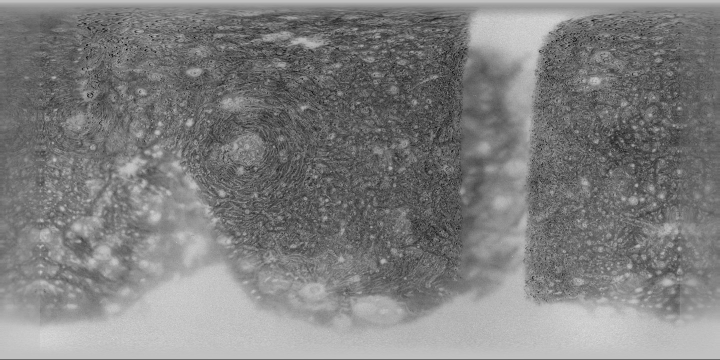
#> input picture assets/maps/callisto.jpg, 1440 x 720 px, given in place of mercury.jpg, which was not available (shown at 1/2 size)
$ python make_maps.py ../assets/maps/callisto.jpg
#> lines starting #> are read from the running program, lines starting #| are printed output that depends on the picture; pictures that were not available may be replaced by others from this repository, and a replacement may not be noted
# Builds assets/maps from 2048x1024 equirectangular source maps (Solar System Scope / NASA, CC BY 4.0).
# Usage: python3 tools/make_maps.py <source-dir> ; the sources are named <body>.jpg in that directory
# (mercury, venus, venus-clouds, mars, jupiter, saturn, uranus, neptune, earth-day, earth-night,
# earth-clouds, sun, moon, and eso0932a.jpg for the Milky Way), plus earth-relief.png (the land/relief map decoded from NASA's
# hypsometric map, the previous assets/maps/earth.png). Writes assets/maps/*.jpg and assets/maps/earth.png, and prints the
# cloud-map statistics that js/render3d.js uses (CLOUD_STATS).
import sys, os
import numpy as np
from PIL import Image, ImageFilter

SRC = sys.argv[1]
OUT = 'assets/maps'

def load(name, size=(2048, 1024)):
#> called with name = 'mercury', size = (2048, 1024)
    im = Image.open(os.path.join(SRC, name + '.jpg')).convert('RGB')
    if im.size != size: im = im.resize(size, Image.LANCZOS)
#> im: PIL image 2048x1024 RGB
    return np.asarray(im).astype(float) / 255

def lat_of(H):
    return 90 - (np.arange(H) + 0.5) / H * 180

def finish(a, poles=84.0):
    """Feather the 180° wrap and blend the smeared last rows at the poles into their zonal mean."""
#> called with poles = 84
    a = a.copy()
    H, W = a.shape[:2]
#> H = 1024; W = 2048
    k = max(8, W // 128)
#> k = 16
    edge = (a[:, :1] + a[:, -1:]) / 2
#> edge = 1024 rows, first 8: [0.745, 0.745, 0.745], [0.757, 0.757, 0.757], [0.769, 0.769, 0.769], [0.761, 0.761, 0.761], [0.749, 0.749, 0.749], [0.737, 0.737, 0.737], [0.725, 0.725, 0.725], [0.706, 0.706, 0.706]
    for i in range(k):
        t = (1 - i / k) ** 2
        a[:, i] = a[:, i] * (1 - t) + edge[:, 0] * t
        a[:, -1 - i] = a[:, -1 - i] * (1 - t) + edge[:, 0] * t
    lat = lat_of(H)
    w = np.clip((np.abs(lat) - poles) / (89.5 - poles), 0, 1); w = w * w * (3 - 2 * w)
    zm = a.mean(1, keepdims=True)
#> zm = 1024 rows, first 8: [0.744, 0.744, 0.744], [0.756, 0.756, 0.756], [0.769, 0.769, 0.769], [0.763, 0.763, 0.763], [0.75, 0.75, 0.75], [0.736, 0.736, 0.736], [0.726, 0.726, 0.726], [0.706, 0.706, 0.706]
    shape = (-1,) + (1,) * (a.ndim - 1)
#> shape = (-1, 1, 1)
    return a * (1 - w.reshape(shape)) + zm * w.reshape(shape)
#| mercury (2048, 1024) 481 KB
#> call 2 of load, with name = 'moon', size = (2048, 1024)
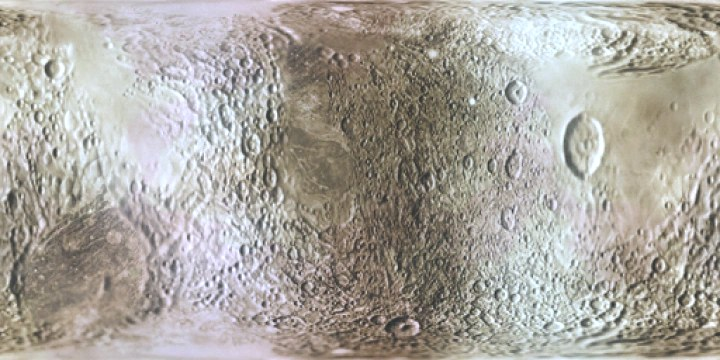
#> input picture assets/maps/charon.jpg, 720 x 360 px, given in place of moon.jpg, which was not available
#> in load, im is the input picture: PIL image 720x360 RGB; mean R, G, B 169.8, 165.8, 158.7
#> call 2 of finish, with poles = 84
#> in finish (call 2), `edge = (a[:, :1] + a[:, -1:]) / 2`: edge = 1024 rows, first 8: [0.82, 0.825, 0.804], [0.824, 0.827, 0.808], [0.831, 0.835, 0.814], [0.845, 0.847, 0.829], [0.867, 0.865, 0.847], [0.89, 0.886, 0.869], [0.908, 0.9, 0.878], [0.914, 0.906, 0.882]
#> in finish (call 2), `zm = a.mean(1, keepdims=True)`: zm = 1024 rows, first 8: [0.829, 0.81, 0.81], [0.822, 0.804, 0.804], [0.811, 0.792, 0.792], [0.792, 0.773, 0.772], [0.771, 0.751, 0.749], [0.755, 0.735, 0.73], [0.744, 0.724, 0.717], [0.733, 0.713, 0.704]
#> in finish (call 2), `return a * (1 - w.reshape(shape)) + zm * w.reshape(shape)`:
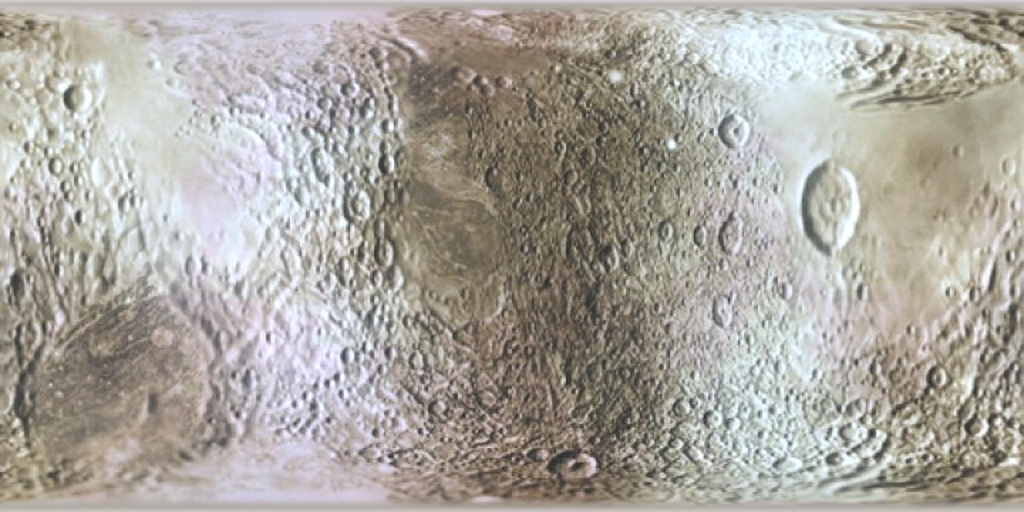
#> returned value: shape (1024, 2048, 3) float64 (shown at 1/2 size); mean of channels 0, 1, 2 0.666, 0.65, 0.622; drawn as R, G, B
#| moon (2048, 1024) 338 KB

def lum(a):
    return a @ np.array([0.3, 0.55, 0.15])
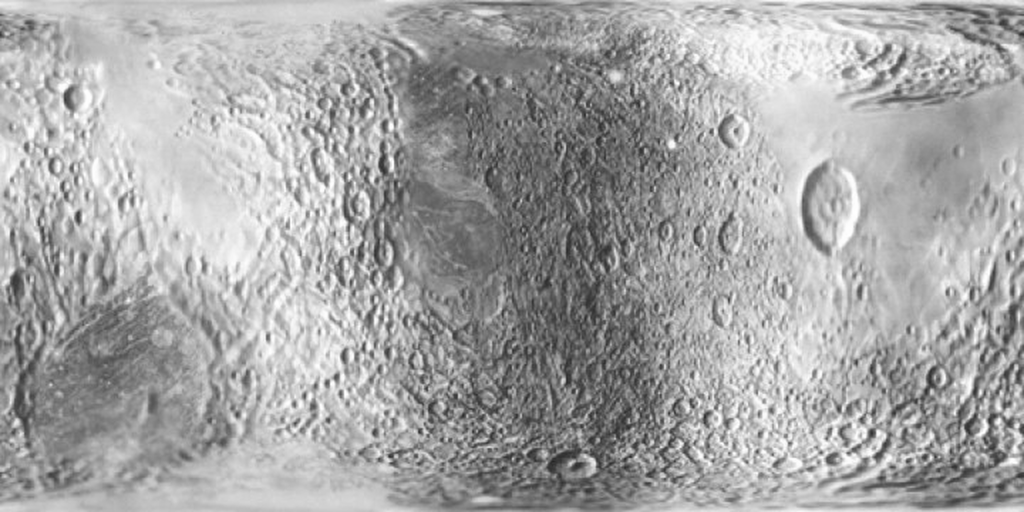
#> returned value: shape (1024, 2048) float64 (shown at 1/2 size); min 0.138, max 1, mean 0.651

def save(a, name, q=88, size=None):
    im = Image.fromarray((np.clip(a, 0, 1) * 255).round().astype('uint8'))
    if size: im = im.resize(size, Image.LANCZOS)
    im.save(os.path.join(OUT, name + '.jpg'), quality=q)
    print(name, im.size, os.path.getsize(os.path.join(OUT, name + '.jpg')) // 1024, 'KB')

def gray_rel(a, name, **kw):
    """Brightness relative to the map's mean, stored as 0.5 = mean (modes 3 and 7)."""
    g = lum(a); g = np.clip(g / g.mean() * 0.5, 0, 1)
#> after `g = np.clip(g / g.mean() * 0.5, 0, 1)`:
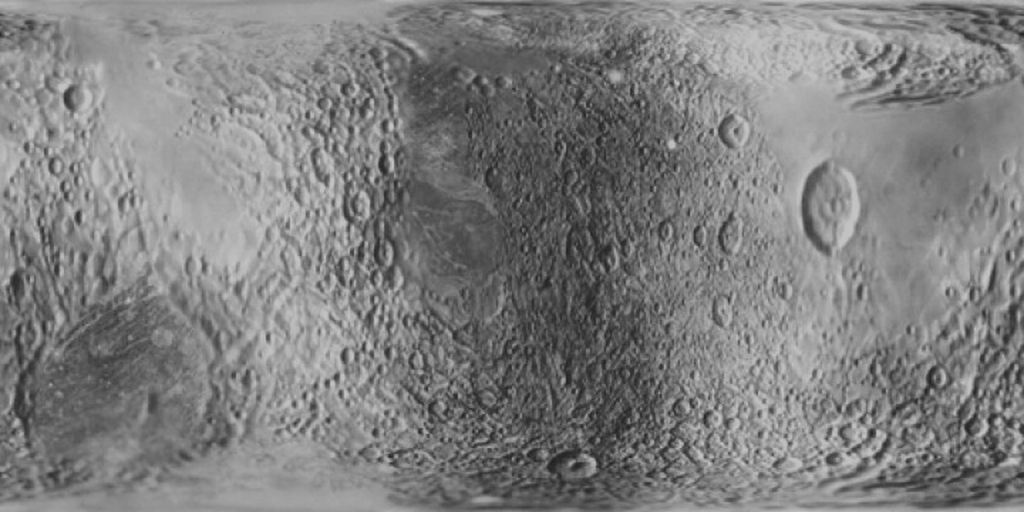
#> g: shape (1024, 2048) float64 (shown at 1/2 size); min 0.106, max 0.768, mean 0.5
    save(finish(g), name, **kw)
#| venus (2048, 1024) 275 KB

def recolour(a, target, contrast=1.0):
    """Per-channel gains to a target mean colour, contrast about the mean scaled."""
    m = a.reshape(-1, 3).mean(0)
    return np.array(target) * (1 + contrast * (a / m - 1))

# Grey worlds: brightness only, tinted in the shader with each world's own colours.
save(finish(load('mercury')), 'mercury')
save(finish(load('moon')), 'moon')
gray_rel(load('venus'), 'venus')             # Magellan radar (false orange): roughness, not colour
gray_rel(load('venus-clouds'), 'venus-clouds', size=(1024, 512))
#> (the run stopped early here; a loop or call above may not have finished)
